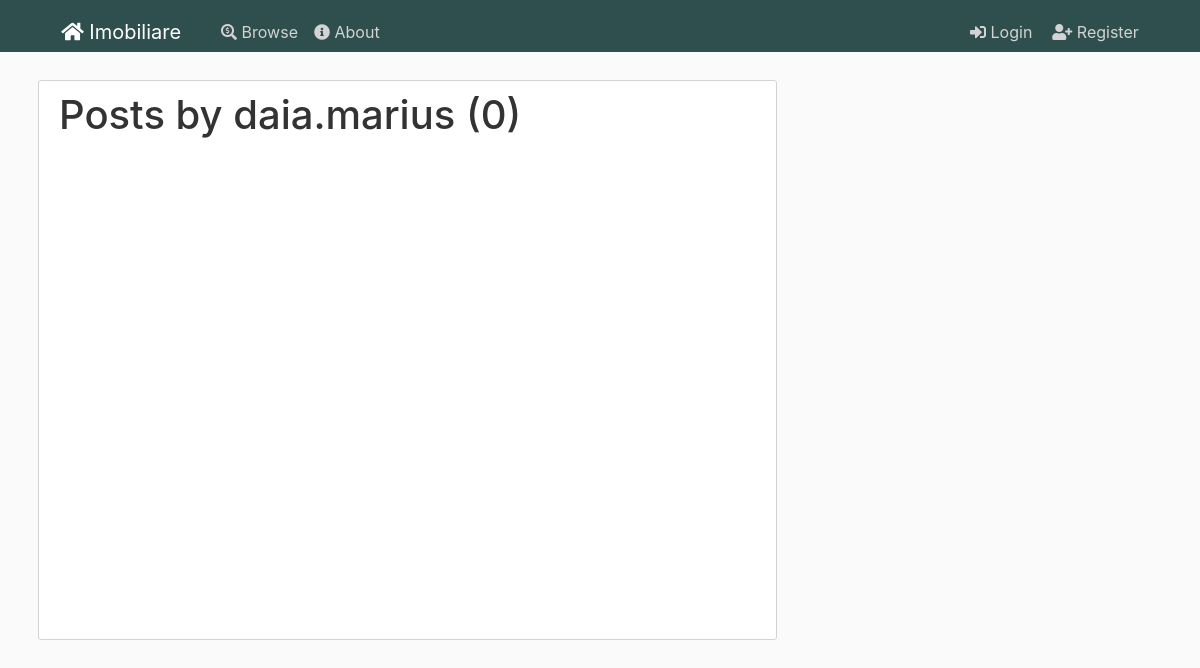
Before: /user/daia.marius with the older database file.
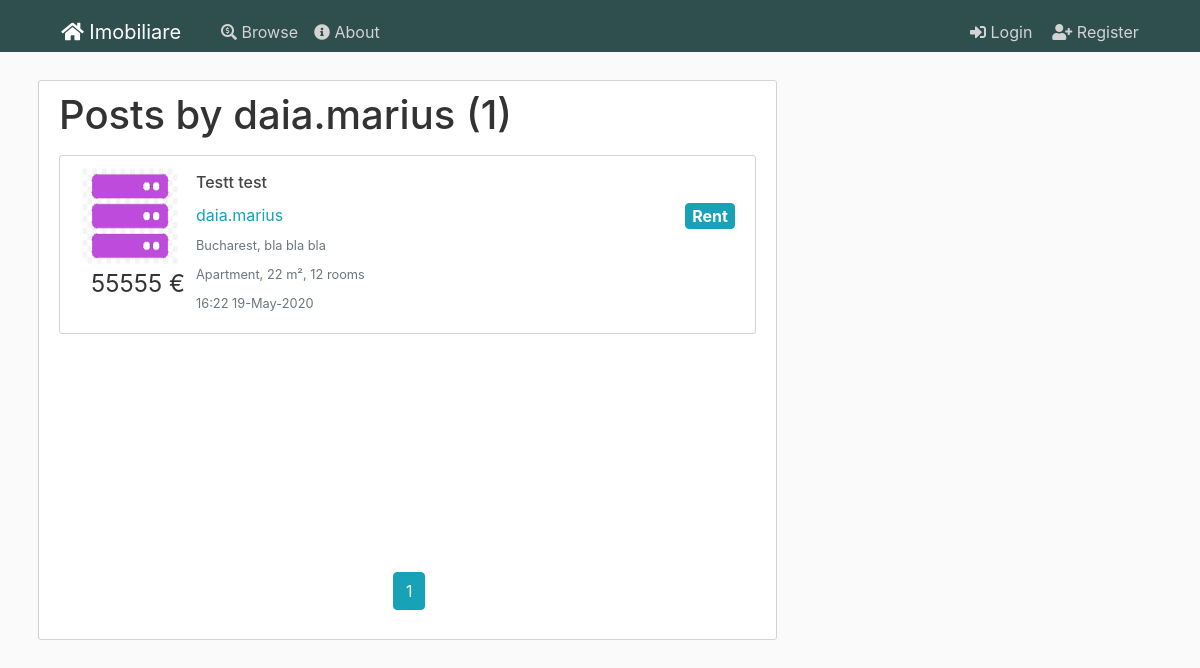
After: the same page with the newer database file.
### flaskblog/models.py (models this page shows, shortened)
class Post(db.Model):
    id = db.Column(db.Integer, primary_key=True)
    title = db.Column(db.String(100), nullable=False)
    date_posted = db.Column(db.DateTime, nullable=False, default=datetime.utcnow)
    content = db.Column(db.Text, nullable=False)
    user_id = db.Column(db.Integer, db.ForeignKey('user.id'), nullable=False)
    city_id = db.Column(db.Integer, db.ForeignKey('city.id'), nullable=False)
    anouncement_type = db.Column(db.String(20), nullable=False)
    house_type = db.Column(db.String(20), nullable=False)
    price = db.Column(db.Integer, nullable=False)
    square_meters = db.Column(db.Integer, nullable=False)
    number_rooms = db.Column(db.Integer, nullable=False)
    address = db.Column(db.String(100), nullable=False)
    phonenumber = db.Column(db.String(15), nullable=True)
    post = db.relationship('Image')
    favorited = db.relationship('User', secondary=user_favorites)

class Image(db.Model):
    id = db.Column(db.Integer, primary_key=True)
    name = db.Column(db.String(100), nullable=False)
    post_id = db.Column(db.Integer, db.ForeignKey('post.id'), nullable=False)
    post = db.relationship('Post', backref='images', lazy=True)

class User(db.Model, UserMixin):
    id = db.Column(db.Integer, primary_key=True)
    username = db.Column(db.String(20), unique=True, nullable=False)
    email = db.Column(db.String(120), unique=True, nullable=False)
    phonenumber = db.Column(db.String(15), nullable=False)
    image_file = db.Column(db.String(20), nullable=False, default='default.jpg')
    password = db.Column(db.String(60), nullable=False)
    posts = db.relationship('Post', backref='author', lazy=True)
    favorites = db.relationship('Post', secondary=user_favorites)

class City(db.Model):
    id = db.Column(db.Integer, primary_key=True)
    name = db.Column(db.String(100), nullable=False)
    country_id = db.Column(db.Integer, db.ForeignKey('country.id'), nullable=False)
    country = db.relationship('Country', back_populates="cities")
    posts = db.relationship('Post', backref='city', lazy=True)

### flaskblog/users/routes.py (the view)
@users.route("/user/<string:username>")
def user_posts(username):
    page = request.args.get('page', 1, type=int)
    user = User.query.filter_by(username=username).first_or_404()
    posts = Post.query.filter_by(author=user)\
        .order_by(Post.date_posted.desc())\
        .paginate(page=page, per_page=5)
    return render_template('user_posts.html', posts=posts, user=user)

### flaskblog/templates/user_posts.html
{% extends "layout.html" %}
{% block content %}
  <div class="content-section content-fit">
    <h1 class="mb-3">Posts by {{ user.username }} ({{ posts.total }})</h1>
    {% for post in posts.items %}
    <article class="media content-section table-row" data-href="{{ url_for('posts.post', post_id=post.id) }}">
      <div class="article-metadata">
        {% if post.images[0] %}
        <img class="article-img" src="/static/post_pics/{{post.images[0].name}}">
        {% else %}
        <img class="rounded-circle article-img" src="{{ url_for('static', filename='defaults/house.png') }}">
        {% endif %}
        <p class="article-price text-center">{{post.price}} €</p>
      </div>
      <div class="media-body">
        <h4><a class="article-title" href="{{ url_for('posts.post', post_id=post.id) }}">{{ post.title }}</a></h4>
        <div class="article-metadata">
          <a class="mr-2"
            href="{{ url_for('users.user_posts', username=post.author.username) }}">{{ post.author.username }}</a>
          <a class="btn btn-info badge float-right article-type">{{ post.anouncement_type }}</a>
        </div>
        <div class="article-metadata">
          <small class="text-muted">{{post.city.name}}, {{post.address}}</small>
        </div>
        <div class="article-metadata">
          <small class="text-muted">{{post.house_type}}, {{post.square_meters}} m², {{post.number_rooms}} rooms</small>
        </div>
        <div class="article-metadata">
          <small class="text-muted">{{ post.date_posted.strftime('%H:%M %d-%B-%Y') }}</small>
        </div>
      </div>
    </article>
    {% endfor %}
    <div class="pagination-bottom mt-5">
      <div class="text-center">
      {% for page_num in posts.iter_pages(left_edge=1, right_edge=1, left_current=1, right_current=2) %}
        {% if page_num %}
          {% if posts.page == page_num %}
            <a class="btn btn-info mb-4" href="{{ url_for('users.user_posts', username=user.username, page=page_num) }}">{{ page_num }}</a>
          {% else %}
            <a class="btn btn-outline-info mb-4" href="{{ url_for('users.user_posts', username=user.username, page=page_num) }}">{{ page_num }}</a>
          {% endif %}
        {% endif %}
      {% endfor %}
      </div>
    </div>
  </div>
{% endblock content %}

Changed rows visible on the page:
added Post: name (picture), price "55555", title "Testt test", author.username "daia.marius", anouncement_type "Rent", city.name "Bucharest", address "bla bla bla", house_type "Apartment", square_meters "22", number_rooms "12", date_posted "16:22 19-May-2020"
Other visible differences:
{{ posts.total }}: "0" → "1"
new list line: "1"
